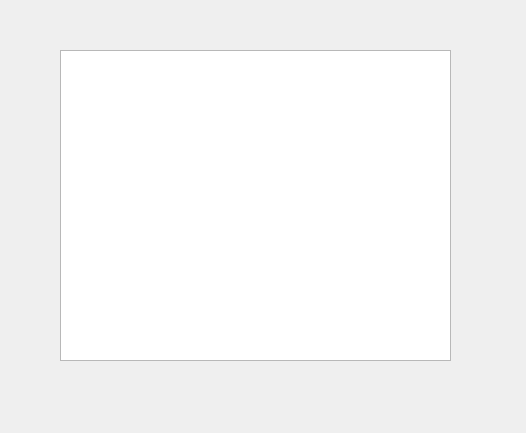
<?xml version="1.0" encoding="UTF-8"?>
<ui version="4.0">
 <class>student_info_inquiry_search</class>
 <widget class="QDialog" name="student_info_inquiry_search">
  <property name="geometry">
   <rect>
    <x>0</x>
    <y>0</y>
    <width>526</width>
    <height>433</height>
   </rect>
  </property>
  <property name="windowTitle">
   <string>Dialog</string>
  </property>
  <widget class="QTableView" name="tableView">
   <property name="geometry">
    <rect>
     <x>60</x>
     <y>50</y>
     <width>391</width>
     <height>311</height>
    </rect>
   </property>
  </widget>
 </widget>
 <resources/>
 <connections/>
</ui>
